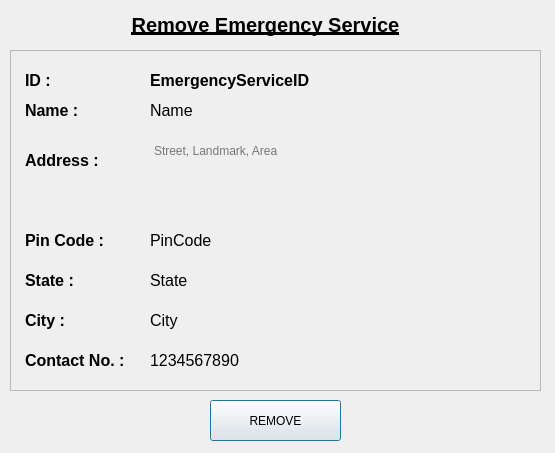
<?xml version="1.0" encoding="UTF-8"?>
<ui version="4.0">
 <class>selectEmergencyService</class>
 <widget class="QDialog" name="selectEmergencyService">
  <property name="geometry">
   <rect>
    <x>0</x>
    <y>0</y>
    <width>555</width>
    <height>453</height>
   </rect>
  </property>
  <property name="windowTitle">
   <string/>
  </property>
  <widget class="QFrame" name="frame">
   <property name="geometry">
    <rect>
     <x>10</x>
     <y>50</y>
     <width>531</width>
     <height>341</height>
    </rect>
   </property>
   <property name="styleSheet">
    <string notr="true"/>
   </property>
   <property name="frameShape">
    <enum>QFrame::StyledPanel</enum>
   </property>
   <property name="frameShadow">
    <enum>QFrame::Raised</enum>
   </property>
   <widget class="QLabel" name="state">
    <property name="geometry">
     <rect>
      <x>140</x>
      <y>220</y>
      <width>181</width>
      <height>21</height>
     </rect>
    </property>
    <property name="styleSheet">
     <string notr="true">font-size:12pt;</string>
    </property>
    <property name="text">
     <string>State</string>
    </property>
   </widget>
   <widget class="QLabel" name="name">
    <property name="geometry">
     <rect>
      <x>140</x>
      <y>40</y>
      <width>371</width>
      <height>41</height>
     </rect>
    </property>
    <property name="styleSheet">
     <string notr="true">font-size:12pt;</string>
    </property>
    <property name="text">
     <string>Name</string>
    </property>
   </widget>
   <widget class="QLabel" name="pinCode">
    <property name="geometry">
     <rect>
      <x>140</x>
      <y>180</y>
      <width>181</width>
      <height>21</height>
     </rect>
    </property>
    <property name="styleSheet">
     <string notr="true">font-size:12pt;</string>
    </property>
    <property name="text">
     <string>PinCode</string>
    </property>
   </widget>
   <widget class="QLabel" name="stateLabel">
    <property name="geometry">
     <rect>
      <x>15</x>
      <y>210</y>
      <width>101</width>
      <height>41</height>
     </rect>
    </property>
    <property name="text">
     <string>&lt;html&gt;&lt;head/&gt;&lt;body&gt;&lt;p&gt;&lt;span style=&quot; font-size:12pt; font-weight:600;&quot;&gt;State :&lt;/span&gt;&lt;/p&gt;&lt;/body&gt;&lt;/html&gt;</string>
    </property>
   </widget>
   <widget class="QLabel" name="contact">
    <property name="geometry">
     <rect>
      <x>140</x>
      <y>300</y>
      <width>191</width>
      <height>21</height>
     </rect>
    </property>
    <property name="styleSheet">
     <string notr="true">font-size:12pt;</string>
    </property>
    <property name="text">
     <string>1234567890</string>
    </property>
   </widget>
   <widget class="QLabel" name="cityLabel">
    <property name="geometry">
     <rect>
      <x>15</x>
      <y>250</y>
      <width>101</width>
      <height>41</height>
     </rect>
    </property>
    <property name="text">
     <string>&lt;html&gt;&lt;head/&gt;&lt;body&gt;&lt;p&gt;&lt;span style=&quot; font-size:12pt; font-weight:600;&quot;&gt;City :&lt;/span&gt;&lt;/p&gt;&lt;/body&gt;&lt;/html&gt;</string>
    </property>
   </widget>
   <widget class="QLabel" name="IDLabel">
    <property name="geometry">
     <rect>
      <x>15</x>
      <y>10</y>
      <width>131</width>
      <height>41</height>
     </rect>
    </property>
    <property name="text">
     <string>&lt;html&gt;&lt;head/&gt;&lt;body&gt;&lt;p&gt;&lt;span style=&quot; font-size:12pt; font-weight:600;&quot;&gt;ID :&lt;/span&gt;&lt;/p&gt;&lt;/body&gt;&lt;/html&gt;</string>
    </property>
   </widget>
   <widget class="QLabel" name="nameLabel">
    <property name="geometry">
     <rect>
      <x>15</x>
      <y>40</y>
      <width>101</width>
      <height>41</height>
     </rect>
    </property>
    <property name="text">
     <string>&lt;html&gt;&lt;head/&gt;&lt;body&gt;&lt;p&gt;&lt;span style=&quot; font-size:12pt; font-weight:600;&quot;&gt;Name :&lt;/span&gt;&lt;/p&gt;&lt;/body&gt;&lt;/html&gt;</string>
    </property>
   </widget>
   <widget class="QLabel" name="pinCodeLabel">
    <property name="geometry">
     <rect>
      <x>15</x>
      <y>170</y>
      <width>101</width>
      <height>41</height>
     </rect>
    </property>
    <property name="text">
     <string>&lt;html&gt;&lt;head/&gt;&lt;body&gt;&lt;p&gt;&lt;span style=&quot; font-size:12pt; font-weight:600;&quot;&gt;Pin Code :&lt;/span&gt;&lt;/p&gt;&lt;/body&gt;&lt;/html&gt;</string>
    </property>
   </widget>
   <widget class="QLabel" name="contactLabel">
    <property name="geometry">
     <rect>
      <x>15</x>
      <y>300</y>
      <width>131</width>
      <height>21</height>
     </rect>
    </property>
    <property name="text">
     <string>&lt;html&gt;&lt;head/&gt;&lt;body&gt;&lt;p&gt;&lt;span style=&quot; font-size:12pt; font-weight:600;&quot;&gt;Contact No. :&lt;/span&gt;&lt;/p&gt;&lt;/body&gt;&lt;/html&gt;</string>
    </property>
   </widget>
   <widget class="QTextBrowser" name="address">
    <property name="geometry">
     <rect>
      <x>140</x>
      <y>90</y>
      <width>371</width>
      <height>61</height>
     </rect>
    </property>
    <property name="styleSheet">
     <string notr="true">background-color:transparent;
border:none;</string>
    </property>
    <property name="placeholderText">
     <string>Street, Landmark, Area</string>
    </property>
   </widget>
   <widget class="QLabel" name="addressLabel">
    <property name="geometry">
     <rect>
      <x>15</x>
      <y>90</y>
      <width>101</width>
      <height>41</height>
     </rect>
    </property>
    <property name="text">
     <string>&lt;html&gt;&lt;head/&gt;&lt;body&gt;&lt;p&gt;&lt;span style=&quot; font-size:12pt; font-weight:600;&quot;&gt;Address :&lt;/span&gt;&lt;/p&gt;&lt;/body&gt;&lt;/html&gt;</string>
    </property>
   </widget>
   <widget class="QLabel" name="city">
    <property name="geometry">
     <rect>
      <x>140</x>
      <y>260</y>
      <width>181</width>
      <height>21</height>
     </rect>
    </property>
    <property name="styleSheet">
     <string notr="true">font-size:12pt;</string>
    </property>
    <property name="text">
     <string>City</string>
    </property>
   </widget>
   <widget class="QLabel" name="dispensaryID">
    <property name="geometry">
     <rect>
      <x>140</x>
      <y>10</y>
      <width>371</width>
      <height>41</height>
     </rect>
    </property>
    <property name="styleSheet">
     <string notr="true">font-size:12pt;
font-weight: bold;</string>
    </property>
    <property name="text">
     <string>EmergencyServiceID</string>
    </property>
   </widget>
  </widget>
  <widget class="QPushButton" name="addButton">
   <property name="geometry">
    <rect>
     <x>210</x>
     <y>400</y>
     <width>131</width>
     <height>41</height>
    </rect>
   </property>
   <property name="text">
    <string>REMOVE</string>
   </property>
  </widget>
  <widget class="QLabel" name="title">
   <property name="geometry">
    <rect>
     <x>40</x>
     <y>0</y>
     <width>451</width>
     <height>51</height>
    </rect>
   </property>
   <property name="text">
    <string>&lt;html&gt;&lt;head/&gt;&lt;body&gt;&lt;p align=&quot;center&quot;&gt;&lt;span style=&quot; font-size:15pt; font-weight:600; text-decoration: underline;&quot;&gt;Remove Emergency Service&lt;/span&gt;&lt;/p&gt;&lt;/body&gt;&lt;/html&gt;</string>
   </property>
  </widget>
 </widget>
 <resources/>
 <connections/>
</ui>
